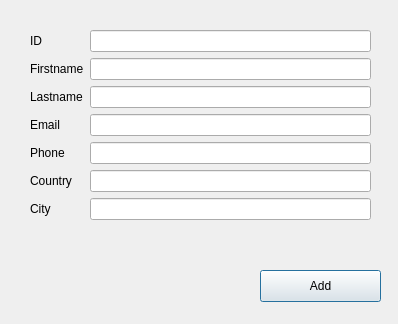
<?xml version="1.0" encoding="UTF-8"?>
<ui version="4.0">
 <class>NewCreditor</class>
 <widget class="QDialog" name="NewCreditor">
  <property name="geometry">
   <rect>
    <x>0</x>
    <y>0</y>
    <width>398</width>
    <height>324</height>
   </rect>
  </property>
  <property name="windowTitle">
   <string>NewCreditor</string>
  </property>
  <widget class="QPushButton" name="btnNewCreditor">
   <property name="geometry">
    <rect>
     <x>260</x>
     <y>270</y>
     <width>121</width>
     <height>32</height>
    </rect>
   </property>
   <property name="text">
    <string>Add</string>
   </property>
  </widget>
  <widget class="QWidget" name="formLayoutWidget">
   <property name="geometry">
    <rect>
     <x>30</x>
     <y>30</y>
     <width>341</width>
     <height>221</height>
    </rect>
   </property>
   <layout class="QFormLayout" name="formLayout">
    <property name="sizeConstraint">
     <enum>QLayout::SetMaximumSize</enum>
    </property>
    <property name="fieldGrowthPolicy">
     <enum>QFormLayout::ExpandingFieldsGrow</enum>
    </property>
    <property name="labelAlignment">
     <set>Qt::AlignLeading|Qt::AlignLeft|Qt::AlignVCenter</set>
    </property>
    <property name="formAlignment">
     <set>Qt::AlignHCenter|Qt::AlignTop</set>
    </property>
    <item row="0" column="0">
     <widget class="QLabel" name="label">
      <property name="text">
       <string>ID</string>
      </property>
     </widget>
    </item>
    <item row="0" column="1">
     <widget class="QLineEdit" name="inID"/>
    </item>
    <item row="1" column="0">
     <widget class="QLabel" name="label_2">
      <property name="text">
       <string>Firstname</string>
      </property>
     </widget>
    </item>
    <item row="1" column="1">
     <widget class="QLineEdit" name="inFirstname"/>
    </item>
    <item row="2" column="0">
     <widget class="QLabel" name="label_3">
      <property name="text">
       <string>Lastname</string>
      </property>
     </widget>
    </item>
    <item row="2" column="1">
     <widget class="QLineEdit" name="inLastname"/>
    </item>
    <item row="3" column="0">
     <widget class="QLabel" name="label_6">
      <property name="text">
       <string>Email</string>
      </property>
     </widget>
    </item>
    <item row="3" column="1">
     <widget class="QLineEdit" name="inEmail"/>
    </item>
    <item row="4" column="0">
     <widget class="QLabel" name="label_7">
      <property name="text">
       <string>Phone</string>
      </property>
     </widget>
    </item>
    <item row="4" column="1">
     <widget class="QLineEdit" name="inPhone"/>
    </item>
    <item row="5" column="0">
     <widget class="QLabel" name="label_8">
      <property name="text">
       <string>Country</string>
      </property>
     </widget>
    </item>
    <item row="5" column="1">
     <widget class="QLineEdit" name="inCountry"/>
    </item>
    <item row="6" column="0">
     <widget class="QLabel" name="label_9">
      <property name="text">
       <string>City</string>
      </property>
     </widget>
    </item>
    <item row="6" column="1">
     <widget class="QLineEdit" name="inCity">
      <property name="inputMethodHints">
       <set>Qt::ImhNone</set>
      </property>
     </widget>
    </item>
   </layout>
  </widget>
 </widget>
 <resources/>
 <connections/>
</ui>
